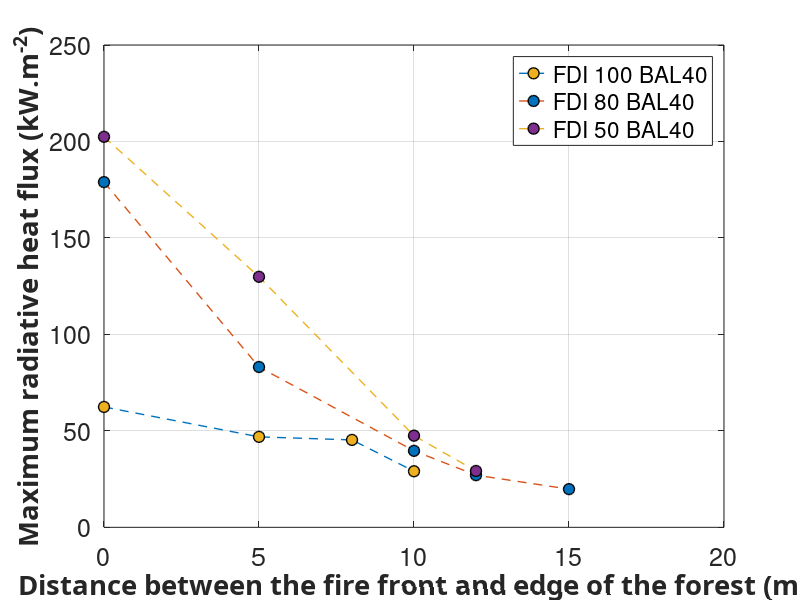

This chart was generated by the following MATLAB code:
%Sensitivity analysis fireline location forest FDI 100, 80


%1s
gap_distance_FDI100 = [0 5 8 10]; 
gap_distance_FDI80 = [0 5 10 12 15];
gap_distance_FDI50 = [0 5 10 12];

RHF_FDI100=[62.39	46.89	45.3	29.07];
RHF_FDI80=[178.95	83.1	39.64	27.04	19.8];
RHF_FDI50=[202.41	129.85	47.49	29.21];



plot(gap_distance_FDI100,RHF_FDI100,'o--','LineWidth',1,'MarkerSize',8,...
    'MarkerEdgeColor','black',...
    'MarkerFaceColor',[0.9290, 0.6940, 0.1250]);

hold on
plot(gap_distance_FDI80,RHF_FDI80,'o--','LineWidth',1,'MarkerSize',8,...
    'MarkerEdgeColor','black',...
    'MarkerFaceColor',[0 0.4470 0.7410]);

plot(gap_distance_FDI50,RHF_FDI50,'o--','LineWidth',1,'MarkerSize',8,...
    'MarkerEdgeColor','black',...
    'MarkerFaceColor',[0.4940, 0.1840, 0.5560]);



%x=3;
%y=0:1:22; 
%plot(x, y, 'LineWidth', 10) 

grid on
box on


xlabel('Distance between the fire front and edge of the forest (m)','FontWeight','bold','FontSize',20,...
    'FontName','Calibri');
ylabel('Maximum radiative heat flux (kW.m^{-2})','FontWeight','bold','FontSize',20,...
    'FontName','Calibri');

set(gca,'fontsize',18);

legend('FDI 100 BAL40','FDI 80 BAL40', 'FDI 50 BAL40')

